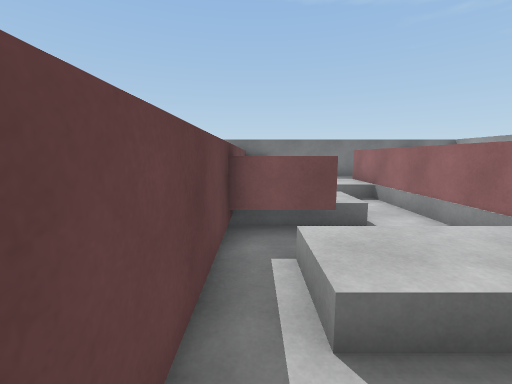
[1] (above)

16 first-person views from a walk through a 3-D level made in the Unity game engine. The camera is 1.5 m above the floor, tilts 8° down and sees 90° across. The floor is counted in squares, 1 m on a side. Each view is taken from the middle of a square. On the plan, view 1 faces up. The plan holds only what a view shows up to about 13 squares ahead; the rest is blank. The player is left out.

[2]
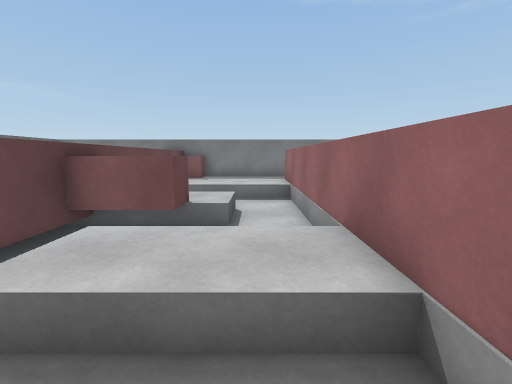

[3]
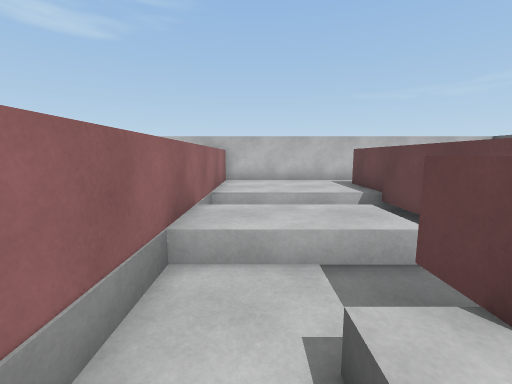

[4]
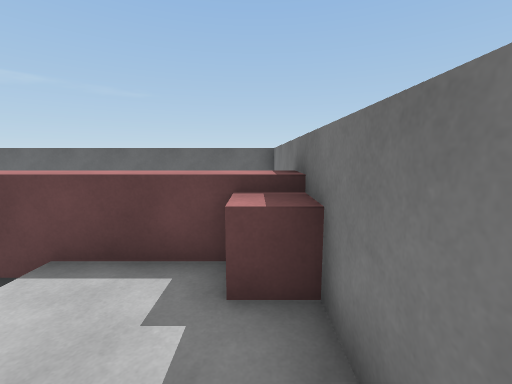

[5]
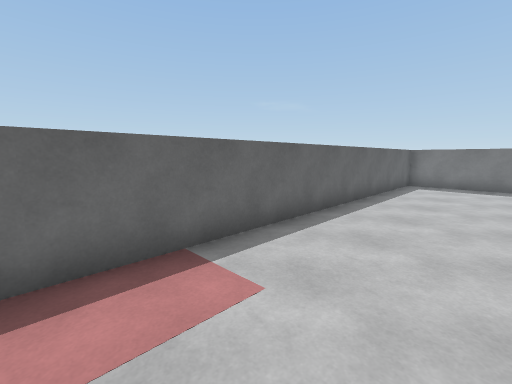

[6]
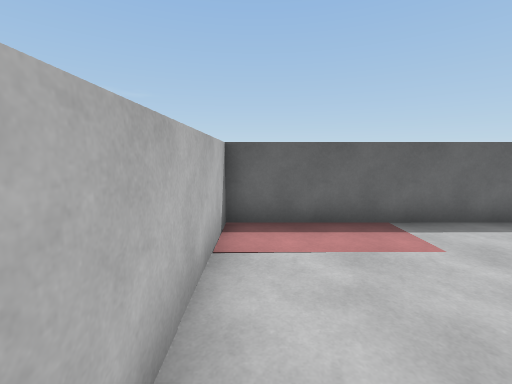

[7]
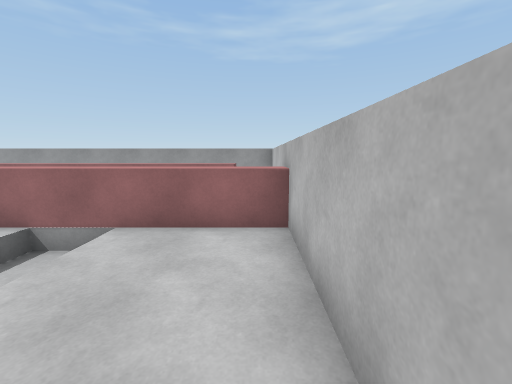

[8]
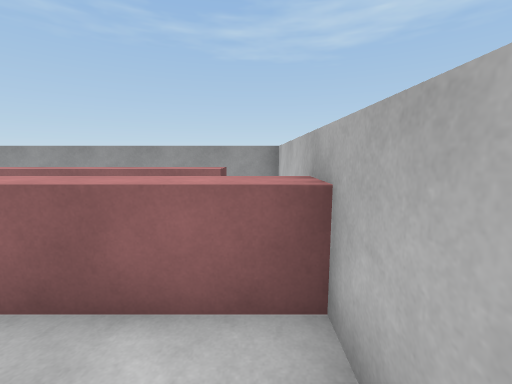

[9]
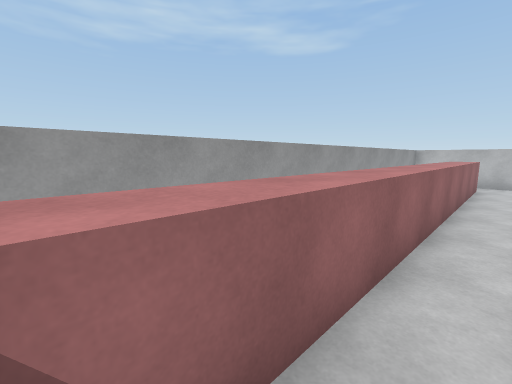

[10]
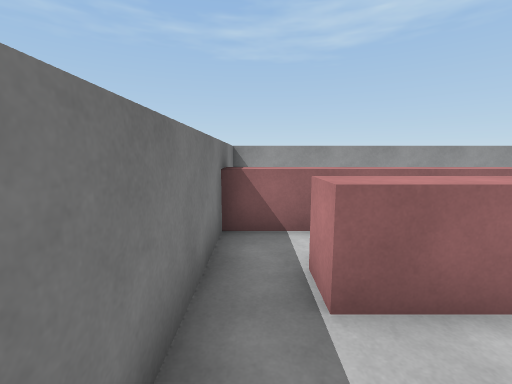

[11]
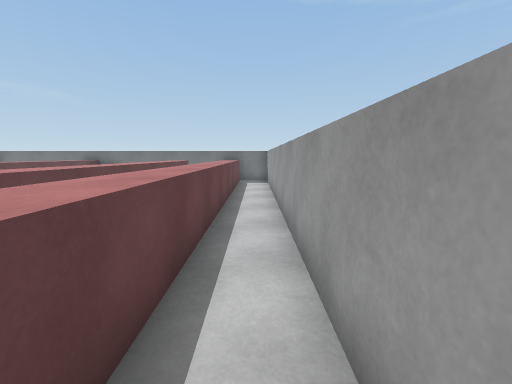

[12]
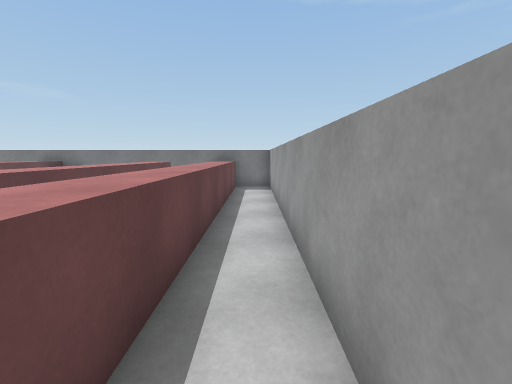

[13]
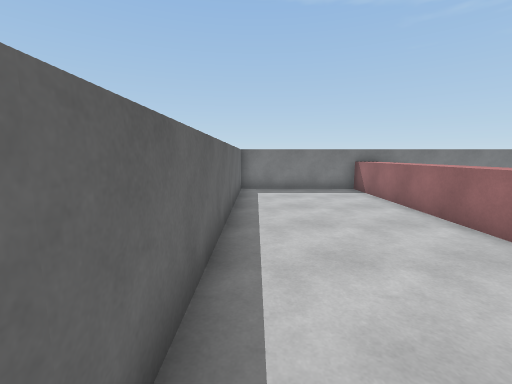

[14]
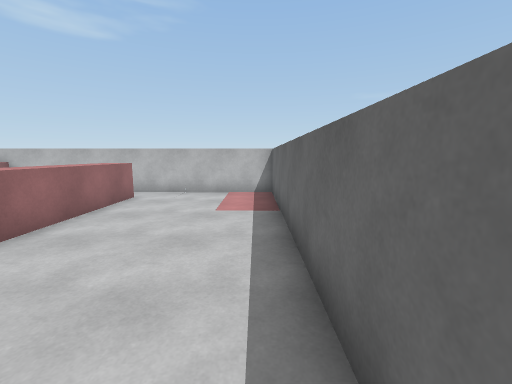

[15]
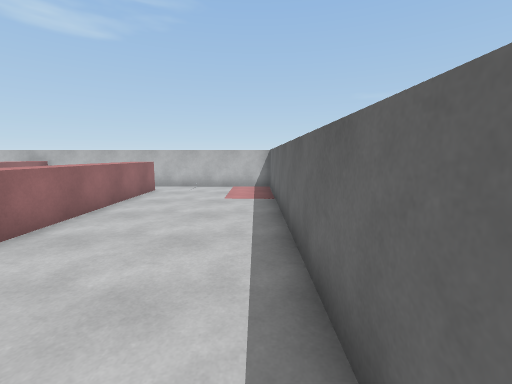

[16]
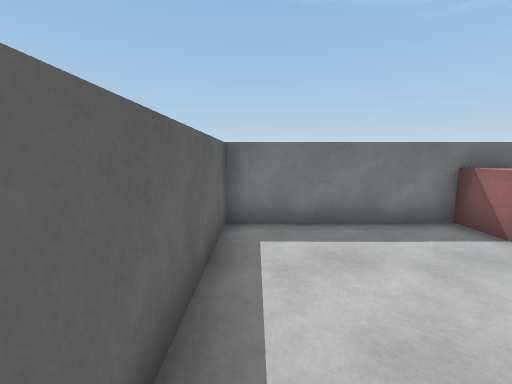

### Floor plan
Key: @ floor where view 1 was taken; # wall or solid block; . main floor; - floor 0.5 m lower than the main floor; / step, stairs or slope; = window, fence, low wall or low ledge; ^ raised ledge.
Columns run from 7 left of view 1 to 10 right of it. Each row starts with its distance up from view 1.
 13 ##################
 12 #.....^^......^^.#
 11 #.....^....^^.^^.#
 10 #.....^....^^.^^.#
  9 #.....^////#^.^^.#
  8 #.....=  --#^.^^.#
  7 #.....^ //-#^.^^.#
  6 #.....^ ^.-#^.^^.#
  5 #.....^^^--#^.^^.#
  4 #.....=----#^.^^.#
  3 #.....=-...^^.^^.#
  2 #.....=-///=^.^^.#
  1 #.....=   -#^.^^.#
  0 #.....^@///#^.^^.#
 -1 #.....^....^^.^^.#
 -2 #.....^....^^.^^ #
 -3 #..........^^.. .#
 -4 ##################

Positions as (right, up) in squares from view 1, and headings:
1: (0, 0), facing up
2: (3, 0), facing up
3: (3, 7), facing down
4: (3, 12), facing left
5: (-3, -2), facing up-left
6: (-1, -3), facing left
7: (-1, -3), facing right
8: (2, -3), facing right
9: (6, 12), facing down-right
10: (2, 12), facing right
11: (9, -3), facing up
12: (9, 0), facing up
13: (-6, 1), facing up
14: (-6, 7), facing down
15: (-6, 9), facing down
16: (-6, 7), facing up
